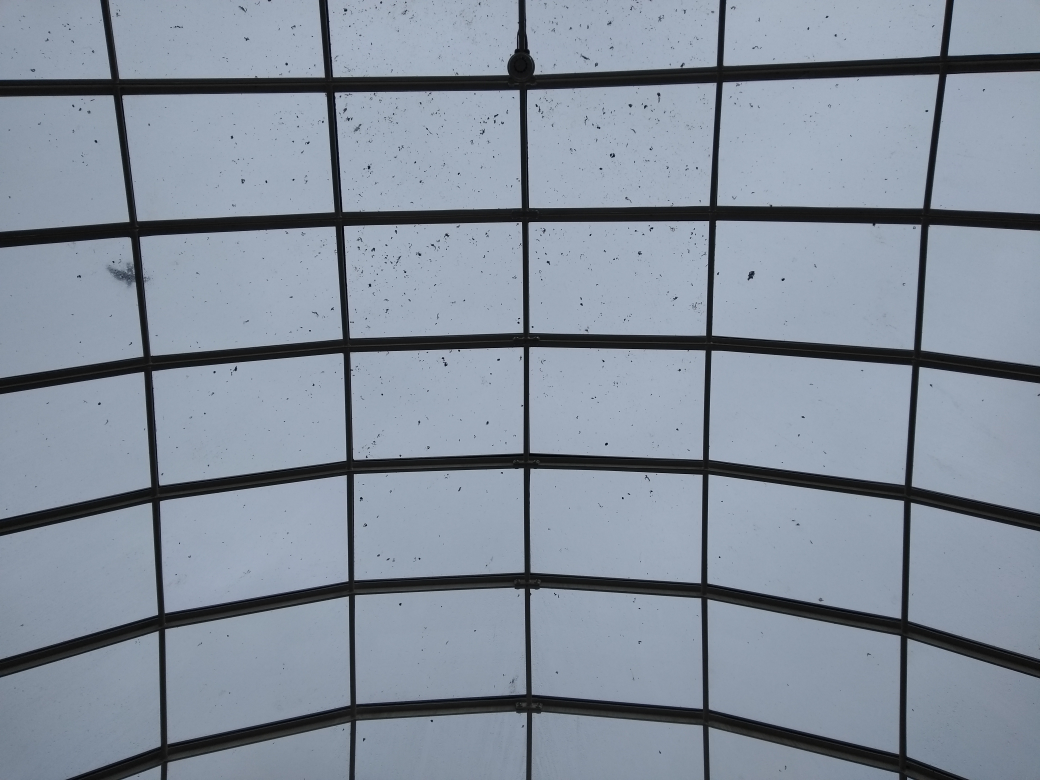
%> input picture img/window.jpg, 4160 x 3120 px, given in place of wall.jpg, which was not available (shown at 1/4 size)
$ octave slht_pmvr_compare.m   (GNU Octave 9; MATLAB toolbox functions it lacks are replaced by stand-ins)
%> lines starting %> are read from the running program, lines starting %| are printed output that depends on the picture; in (x1, y1, x2, y2) boxes, pixels count from 0 and x2, y2 are one past the last pixel; in counts of white or black regions, pixels touching at a corner belong together; the program's own positions count from 1; pictures that were not available may be replaced by others from this repository, and a replacement may not be noted
### hepRD/example_designs/common/Sobel.m
function [edge, Gdir, Gmag] = Sobel(Y, T)
%Sobel Applies Sobel operators and obtains the gradient images
%   Applies Sobel operators and obtains the gradient magnitude and
%   orientation arrays. The edge array is derived by thresholding the
%   gradient magnitude. Results are given as doubles.

%Defined the Sobel kernels
sobelGy = [1 2 1; 0 0 0; -1 -2 -1];
sobelGx = [1 0 -1; 2 0 -2; 1 0 -1];

%Get the image height and width
[height, width] = size(Y);

%Initialise the edge image
edge = zeros(size(Y));

%Get Gradient and Orientation
Gx = (imfilter(double(Y), sobelGx, 'symmetric'));
Gy = (imfilter(double(Y), sobelGy, 'symmetric'));
mag = sqrt(double(Gx.^2 + Gy.^2));
dir = rad2deg(atan(Gy./Gx));

%Get edge image and correct orientation
for i = 1:height
    for j = 1:width
        % Compare with the threshold and derive the edge image
        if mag(i,j) >= T
            edge(i,j) = 1;
        else
            edge(i,j) = 0;
        end

        % Correct the orientation
        if dir(i,j) < 0
            dir(i,j) = dir(i,j) + 180;
        end

    end
end

% Set NAN to Zero
dir(isnan(dir))=0;

%% Assign outputs
Gmag = double(mag);
Gdir = double(dir);
edge = double(edge);

end

### hepRD/example_designs/common/StandardLHT.m
function [hps] = StandardLHT(edge, dTheta, dRho)
%StandardLHT Applies the Standard Line Hough Transform to binary images.
%   The Standard Line Hough Transform (LHT) as defined by Duda & Hart [1],
%   is applied to binary edge images using this function. The
%   discretisation step of theta and rho are set using the respective
%   arguments. The Hough Parameter Space (HPS) is produced by applying the
%   analytical function for lines as described in [1]. The HPS is returned
%   as a double precision array.
%
%   [1]  -  R. O. Duda, P. E. Hart, "Use of the Hough transformation to
%           detect lines and curves in pictures", Commun. ACM, vol. 15,
%           no. 1, pp. 11-15, Jan. 1972.

%Check arguments
switch nargin
    case 0
        error('Not enough input arguments.');
    case 1
        dTheta = 1;
        dRho = 1;
    case 2
        dRho = 1;
    case 3
        % Do nothing
    otherwise
        error('Error occurred.');
end

%TODO Insert checks to ensure that dRho and dTheta are good.

%Get the dimensions of the input image.
[height, width] = size(edge);

%Get the maximum Rho
maxRho = ceil(sqrt((height/2)^2+(width/2)^2));

%Get theta and rho
theta = 0:dTheta:180-dTheta;
%   Remove the zero element in the middle as the formula will never give a
%   zero value.
vrho = cat(2,(-maxRho:dRho:-dRho), (dRho:dRho:maxRho));

if isempty(vrho)
    vrho = 1;
end

%Get HPS dimensions
[~, m] = size(theta);
[~, n] = size(vrho);

%Initialise the Accumulator array (A)
A = zeros(n, m);

%Get HPS by iterating through the binary edge image and operating on
%feature points.
for y = 1:height
    for x = 1:width

        % Iterate over binary edge pixels
        if edge(y,x) > 0

            % Adjust Cartesian Positions
            xTemp = x-width/2;
            yTemp = y-height/2;

            % Get Hough Parameters
            rho = round((xTemp*cos(deg2rad(theta))+yTemp*sin(deg2rad(theta))+maxRho));

            rhotemp = floor(rho/dRho)+1;

            % Apply votes to HPS
            for i = 1:m
                A(rhotemp(1,i), (theta(1,i)/dTheta)+1) = A(rhotemp(1,i), (theta(1,i)/dTheta)+1) + 1;
            end

        end
    end
end

%Assign the accumulator array to the HPS output array
hps = A;

end

### hepRD/src/slht_pmvr_compare.m
%%-------------------------------------------------%
% Author: David Northcote
% Last Updated: 13/07/2020
% Organisation: University of Strathclyde
% Location: Glasgow, Scotland
%

%% Standard LHT
% Clear workspace
clc; clear; close all;

% Set parameters
height = 720;
width = 1280;
sobelThreshold = 60;
dRho = 1;
dTheta = [0.03125, 0.0625, 0.125, 0.25, 0.5, 1, 2, 4, 6, 9, 10, 12, 15];
I = ["wall.jpg", "stairs.jpg", "window.jpg"];
r = zeros(1, numel(dTheta));

% Operate on all each images
for i = 1:numel(I)
    Y = imresize(rgb2gray(imread(I(i))), [height width]);
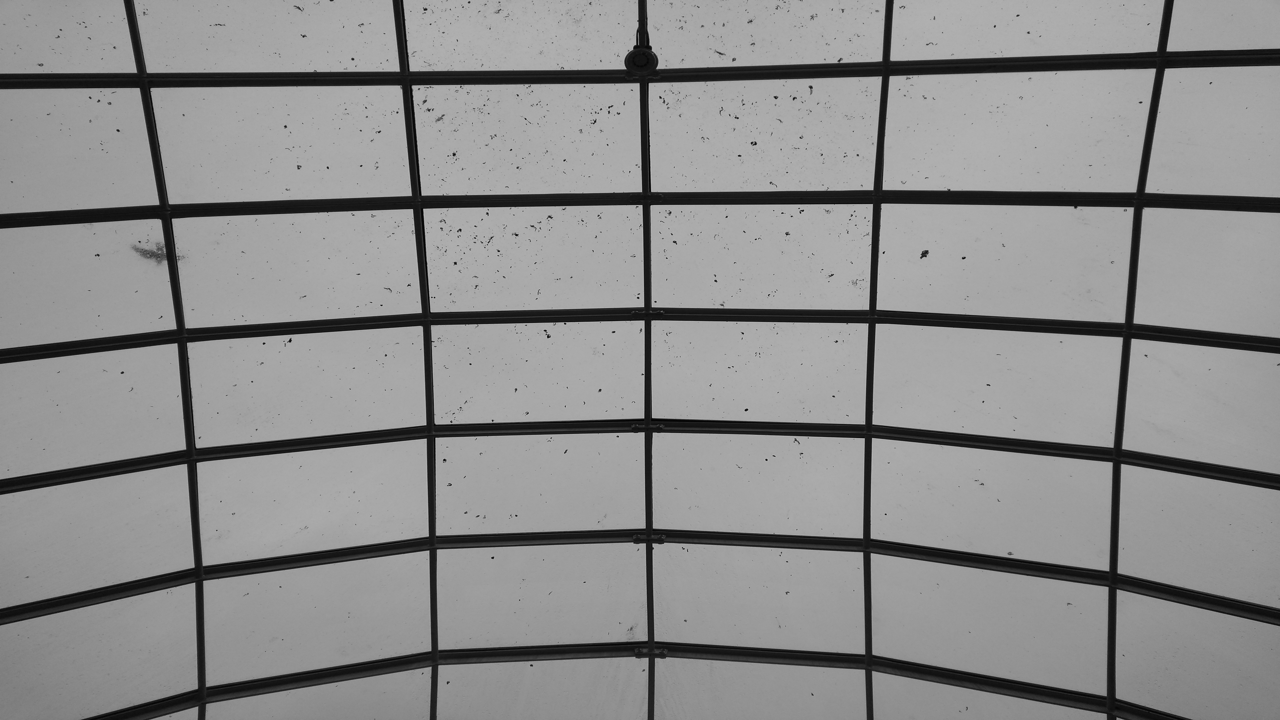
%> Y: size 720x1280 uint8; min 0, max 194, mean 140.9
    for j = 1:numel(dTheta)
        edge = Sobel(Y, sobelThreshold);
%> after the loop in Sobel, `for i = 1:height`:
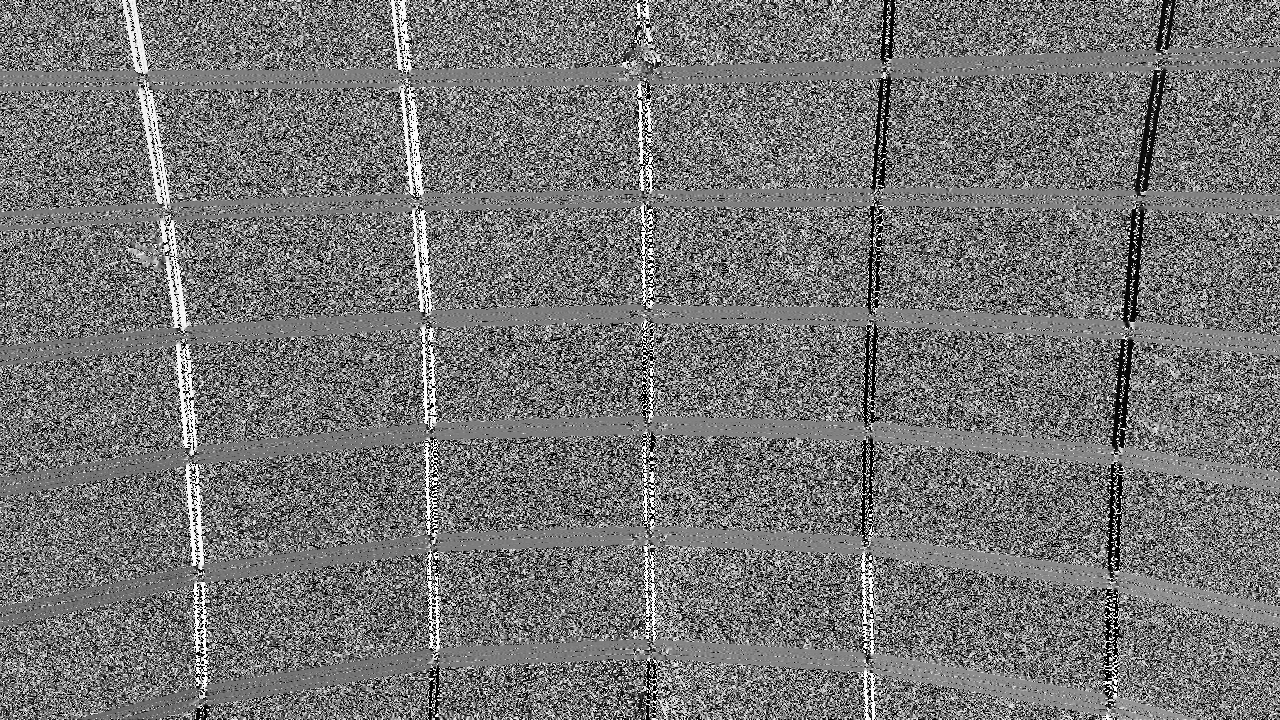
%> dir: size 720x1280 double; 2.12% of the values are NaN or infinite; the others: min 0, max 179.9, mean 84.42; drawn with min black, max white, NaN and infinite black
%> after the loop in Sobel, `for i = 1:height`:
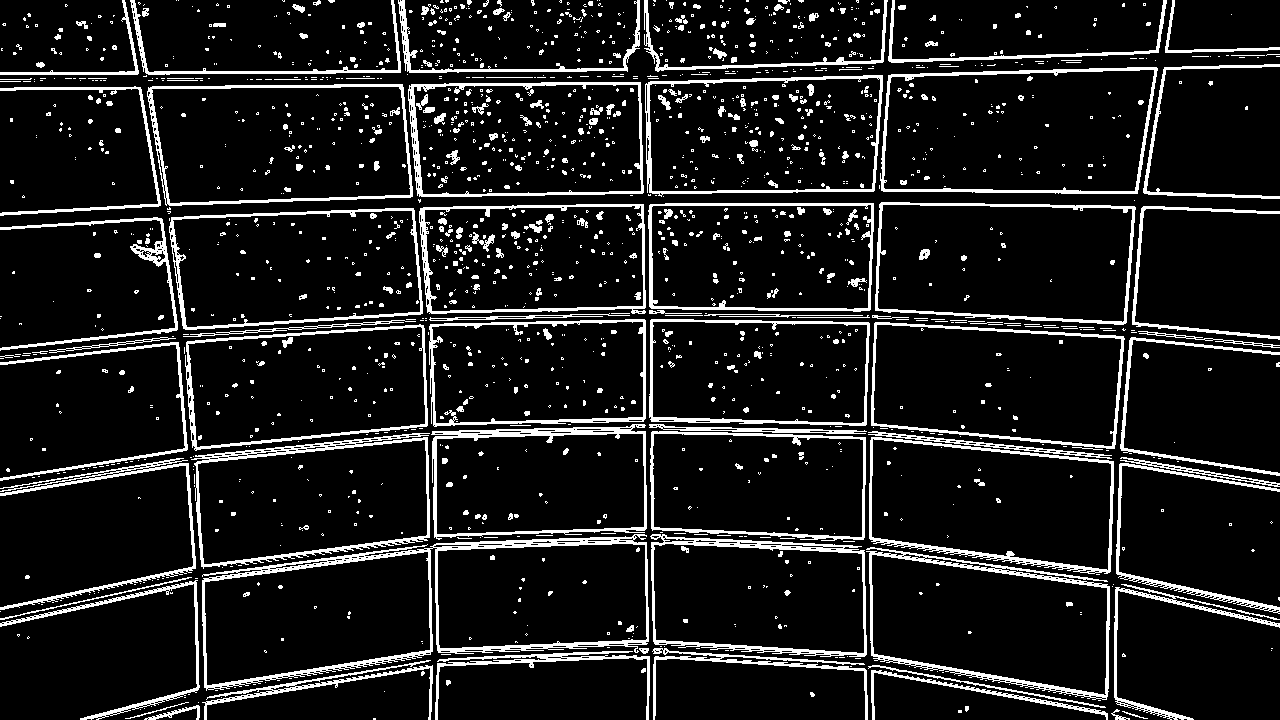
%> edge: size 720x1280 double; values 0 (black) and 1 (white), 10.9% white; 1751 white regions (1453 under 20 px), largest, box (x1, y1, x2, y2) and area: (202, 534, 649, 691) 6194, (866, 547, 1110, 700) 3236, (191, 433, 430, 569) 3026
%> in Sobel, `dir(isnan(dir))=0;`:
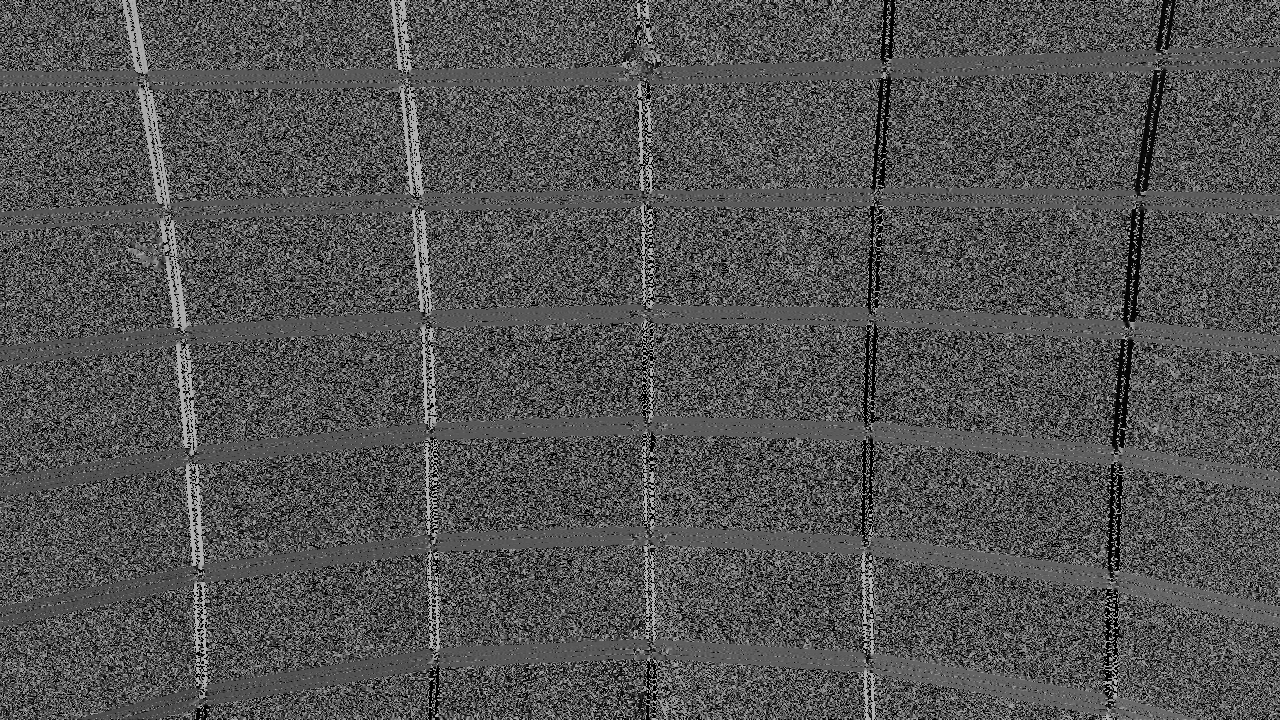
%> dir: size 720x1280 double; 2.12% of pixels changed, all inside (x1, y1, x2, y2) = (0, 0, 1280, 720)
        hps = StandardLHT(edge, dTheta(j), dRho);
%> (the run ends here)
